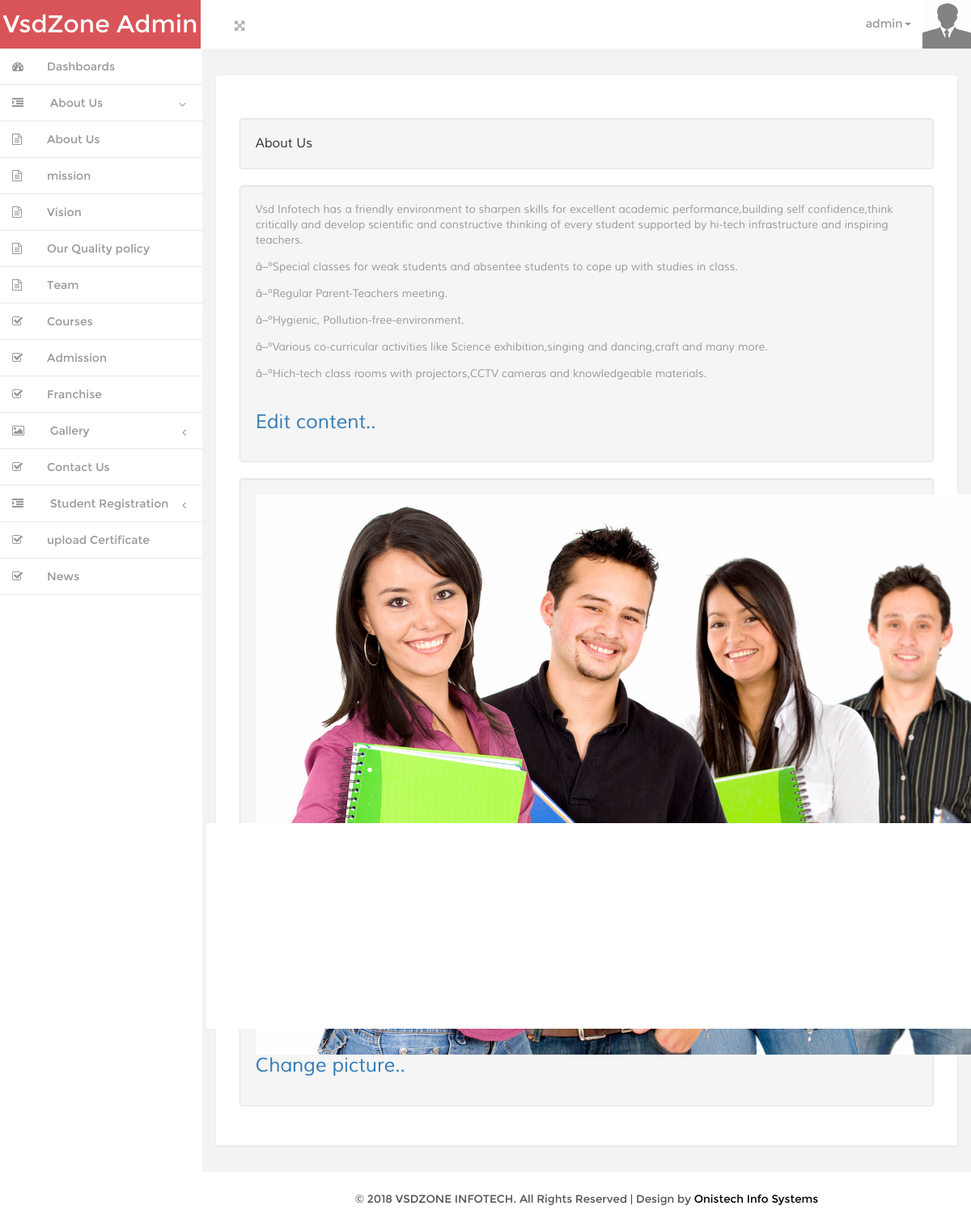
Page /theme/wpanel/aboutus.php (signed in) on the committed database.
### tables this page shows
CREATE TABLE `view` (
  `view_id` int(11) NOT NULL,
  `menu_id` int(11) NOT NULL,
  `view_name` varchar(100) NOT NULL,
  `view_image` text NOT NULL,
  `view_description` text NOT NULL,
  `time` datetime NOT NULL
);

### theme/wpanel/aboutus.php (the view, shortened to what this page needs)
<?php
if(isset($_SESSION["email"])!=''){
include 'layout.php';
head();
sidebar();
$q="SELECT * FROM `view` WHERE `view_id`='1'";
$run=mysql_query($q);
while($row=mysql_fetch_assoc($run)){
	$id=$row['view_id'];
	$view_name=$row['view_name'];
	$view_description=$row['view_description'];
	$view_image=$row['view_image'];
?>
<div class="grid_3 grid_5">
     <div class="but_list">
       <div class="well">
        <?php echo "$view_name"; ?>
       </div>
       <div class="well">
       <?php echo "$view_description"; ?>
       </br><h3><a href="edit_about.php?id=<?php echo $id;?>"  >Edit content..</a></h3>
       </div>
       <div class="well">
       <img src="viewpic\<?php echo "$view_image"; ?>" />
       </br><h3><a href="edit_picture.php?id=<?php echo $id;?>"  >Change picture..</a></h3>
       </div>
  </div>
</div>
<?php
footer();
}
}else {
	header('location:signin.php');
}
?>

### theme/wpanel/layout.php (shortened to what this page needs)
<?php
function head(){
?><!DOCTYPE HTML>
<html>
<head>
<link href="css/bootstrap.min.css" rel='stylesheet' type='text/css' />
<link href="css/style.css" rel='stylesheet' type='text/css' />
<link href="css/font-awesome.css" rel="stylesheet">
<link href="css/custom.css" rel="stylesheet">
</head>
<body >
<div id="wrapper">
        <nav class="navbar-default navbar-static-top" role="navigation">
             <div class="navbar-header">
               <h1> <a class="navbar-brand" href="index.php">VsdZone Admin</a></h1>
			   </div>
			 <div class=" border-bottom">
        	<div class="full-left">
        	  <section class="full-top">
				<button id="toggle"><i class="fa fa-arrows-alt"></i></button>
			</section>
            <div class="clearfix"> </div>
           </div>
		    <div class="drop-men" >
		        <ul class=" nav_1">
					<li class="dropdown">
		              <a href="#" class="dropdown-toggle dropdown-at" data-toggle="dropdown"><span class=" name-caret"><?php echo $_SESSION["email"];?><i class="caret"></i></span><img src="images/wo.jpg" width="60" height="60"></a>
		            </li>
		        </ul>
		     </div>
<?php
}
function sidebar(){
?>
<div class="clearfix">
     </div>
		    <div class="navbar-default sidebar" role="navigation">
                <div class="sidebar-nav navbar-collapse">
                <ul class="nav" id="side-menu">
                    <li>
                        <a href="index.php" class=" hvr-bounce-to-right"><i class="fa fa-dashboard nav_icon "></i><span class="nav-label">Dashboards</span> </a>
                    </li>
                        <li>
                        <a href="#" class=" hvr-bounce-to-right"><i class="fa fa-indent nav_icon"></i> <span class="nav-label">About Us</span><span class="fa arrow"></span></a>
                        <ul class="nav nav-second-level">
                            <li><a href="aboutus.php" class="hvr-bounce-to-right"><i class="fa fa-file-text-o nav_icon"></i>About Us</a></li>
                            <li><a href="mission.php" class=" hvr-bounce-to-right"><i class="fa fa-file-text-o nav_icon"></i>mission</a></li>
                            <li><a href="vision.php" class="hvr-bounce-to-right"><i class="fa fa-file-text-o nav_icon"></i>Vision</a></li>
                            <li><a href="policy.php" class=" hvr-bounce-to-right"><i class="fa fa-file-text-o nav_icon"></i>Our Quality policy</a></li>
                            <li><a href="team.php" class="hvr-bounce-to-right"><i class="fa fa-file-text-o nav_icon"></i>Team</a></li>
					   </ul>
                    </li>
                    <ul class="nav nav-second-level">
                            <li><a href="courses.php" class=" hvr-bounce-to-right"><i class="fa fa-check-square-o nav_icon"></i>Courses</a></li>
                        </ul>
                        <ul class="nav nav-second-level">
                            <li><a href="admission_content.php" class=" hvr-bounce-to-right"><i class="fa fa-check-square-o nav_icon"></i>Admission </a></li>
                        </ul>
                        <ul class="nav nav-second-level">
                            <li><a href="franchise.php" class=" hvr-bounce-to-right"><i class="fa fa-check-square-o nav_icon"></i>Franchise</a></li>
                        </ul>
                    <li>
                        <a href="#" class=" hvr-bounce-to-right"><i class="fa fa-picture-o nav_icon"></i> <span class="nav-label">Gallery</span><span class="fa arrow"></span> </a>
                    </li>
                    <ul class="nav nav-second-level">
                            <li><a href="contactus.php" class=" hvr-bounce-to-right"><i class="fa fa-check-square-o nav_icon"></i>Contact Us</a></li>
                        </ul>
                        <li>
                        <a href="#" class=" hvr-bounce-to-right"><i class="fa fa-indent nav_icon"></i> <span class="nav-label">Student Registration</span><span class="fa arrow"></span></a>
                    </li>
                        <ul class="nav nav-second-level">
                            <li><a href="certificate.php" class=" hvr-bounce-to-right"><i class="fa fa-check-square-o nav_icon"></i>upload Certificate</a></li>
                        </ul>
                        <ul class="nav nav-second-level">
                            <li><a href="news.php" class=" hvr-bounce-to-right"><i class="fa fa-check-square-o nav_icon"></i>News</a></li>
                        </ul>
                </ul>
            </div>
			</div>
        </nav>
        <div id="page-wrapper" class="gray-bg dashbard-1">
       <div class="content-main">
 	<div class="blank">
<?php
}
function footer(){
?>
	       </div>
<div class="copy">
            <p> &copy; 2018 VSDZONE INFOTECH. All Rights Reserved | Design by <a href="http:www.onistech.com" target="_blank">Onistech Info Systems</a> </p>	    </div>
		</div>
		</div>
       </div>
</body>
</html>
<?php
}
?>

### theme/wpanel/css/style.css (style rules this page uses)
h4, h5, h6, h1, h2, h3 { margin: 0; }
ul, ol { margin: 0;padding: 0; }
p { margin: 0; }
html, body { font-family:'Montserrat-Regular'; font-size: 100%; background:#F3F3F4; overflow-x: hidden; }
body a { transition:0.5s all; -webkit-transition:0.5s all; -moz-transition:0.5s all; -o-transition:0.5s all; -ms-transition:0.5s all; }
div#wrapper { background-color: #fff; }
.but_list, .tab-content { margin:1.5em 0 0 0; }
.navbar-default.sidebar { background-color: #fff; }
h1 a.navbar-brand { color: #fff !important; font-size: 30px; font-weight: 500; padding: 20px 0px; background: #f1b458; text-align: center; width:248px; height: 60px; }
i.nav_icon { color: #fff; margin-right:6px; }
.sidebar ul li a { color: #999; font-size:14px; }
.hvr-bounce-to-right { display: inline-block; vertical-align: middle; -webkit-transform: translateZ(0); transform: translateZ(0); box-shadow: 0 0 1px rgba(0, 0, 0, 0); -webkit-backface-visibility: hidden; backface-visibility: hidden; -moz-osx-font-smoothing: grayscale; position: relative; -webkit-transition-property: color; transition-property: color; -webkit-transition-duration: 0.5s; transition-duration: 0.5s; }
.hvr-bounce-to-right:before { content: ""; position: absolute; z-index: -1; top: 0; left: 0; right: 80%; bottom: 0; background:#7f8c8d; -webkit-transform: scaleX(0); transform: scaleX(0); -webkit-transform-origin: 0 50%; transform-origin: 0 50%; -webkit-transition-property: transform; transition-property: transform; -webkit-transition-duration: 0.5s; transition-duration: 0.5s; -webkit-transition-timing-function: ease-out; transition-timing-function: ease-out; }
.nav > li > a { color: #999; font-weight:500; padding: 0px 20px 0px 0px; font-size: 0.85em; border-bottom: 1px solid #E9E9E9; }
.nav > li > a i { margin-right: 14px; }
i.nav_icon { color: #999; padding: 15px; width: 44px; height: 44px; }
span.fa.arrow { margin-top: 17px; }
@media (min-width: 768px) { #page-wrapper { position: inherit; margin: 0 0 0 240px; min-height: 1000px; } }
a.dropdown-toggle.dropdown-at { border-bottom: none; }
.content-main { background-color: #F3F3F4; padding-top: 1em; }
.full-top { float:left; }
.border-bottom { background-color: #fff; }
.full-left { float: left; width: 40%; margin-left: 3%; margin-top: 1.3em; }
.full-left button { background: none; border: none; outline: none; color: #B3AEAE; font-size: 0.9em; }
.drop-men { float: right; }
.dropdown-at { padding: 0 !important; position: relative; color: #999; font-size: 0.9em; text-decoration: none ; }
.dropdown-at img { margin: 0 0em 0 1em; }
.dropdown, .dropup { display: inline-block; padding:0; }
.blank { padding: 1em; min-height: 650px; }
.grid_3 { background-color: #fff; padding: 1.8em; margin-bottom: 1em; border: 1px solid #ebeff6; border-radius: 4px; -webkit-border-radius: 4px; -o-border-radius: 4px; -moz-border-radius: 4px; -ms-border-radius: 4px; -webkit-box-shadow: 0 1px 1px rgba(0,0,0,.05); box-shadow: 0 1px 1px rgba(0,0,0,.05); }
.grid_3 p { color: #999; font-size: 0.85em; margin-bottom: 1em; font-family: 'Muli-Regular'; }
.but_list h1,.but_list h2,.but_list h3,.but_list h4,.but_list h5,.but_list h6 { margin-bottom: 0.7em; }
.well { font-family: 'Muli-Regular'; }
.copy { background:#fff; text-align:center; padding:1.5em 0; }
.copy p, .copy-right p { font-size:0.85em; color:#555; }
.copy p a, .copy-right p a { color:#000; }

### theme/wpanel/css/custom.css (style rules this page uses)
#wrapper { width: 100%; }
#page-wrapper { min-height: 568px; }
@media (min-width:768px) { #page-wrapper { position: inherit; margin: 0 0 0 250px; } }
.sidebar .sidebar-nav.navbar-collapse { padding-right: 0; padding-left: 0; }
.sidebar .arrow { float: right; }
.sidebar .fa.arrow:before { content: "\f104"; }
.sidebar .active>a>.fa.arrow:before { content: "\f107"; }
.sidebar .nav-second-level li, .sidebar .nav-third-level li { border-bottom: 0!important; }
@media (min-width:768px) { .sidebar { z-index: 1; position: absolute; width: 250px; } }

### rows in the picture
view: view_name "About Us", view_description "Vsd Infotech has a friendly environment to sharpen skills for excellent academic performance,building self confidence,think critically and develop scientific and constructive thinking of every student supported by hi-tech infrastructure and inspiring teachers. â–ºSpecial classes for weak students and absentee students to cope up with studies in class. â–ºRegular Parent-Teachers meeting. â–ºHygienic, Pollution-free-environment. â–ºVarious co-curricular activities like Science exhibition,singing and dancing,craft and many more. â–ºHich-tech class rooms with projectors,CCTV cameras and knowledgeable materials.", view_image (picture)

### other values in the picture
$_SESSION["email"] "admin"
